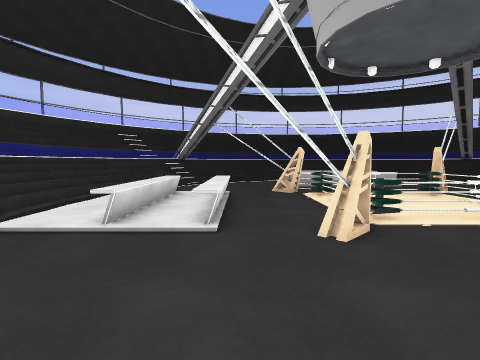
View 1 (above)

20 first-person views from a walk through a Unity game level. The camera is 1.2 m above the floor, tilts 4° down and sees 85° across. The floor is counted in squares, 1 m on a side. Each view is taken from the middle of a square. On the plan, view 1 faces up. The plan holds only what a view shows up to about 12 squares ahead; the rest is blank. The place goes on beyond the plan. The player is left out. Some surface patterns are stand-ins.

View 2
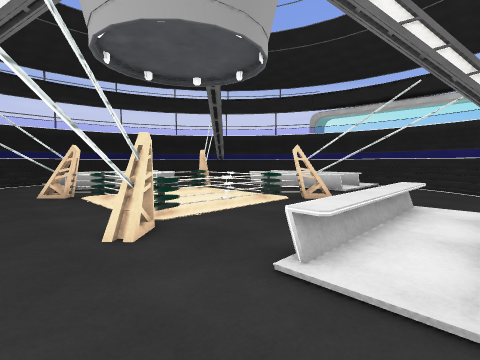

View 3
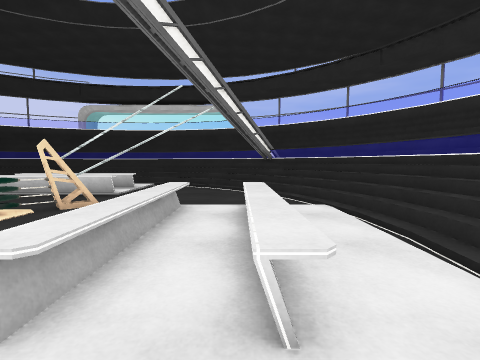

View 4
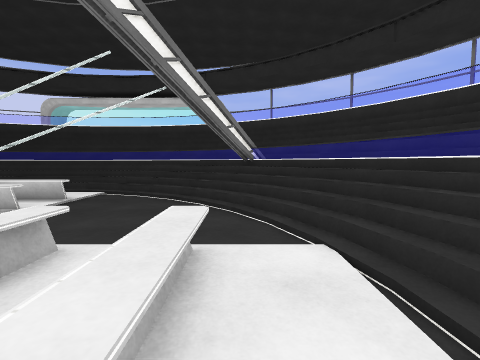

View 5
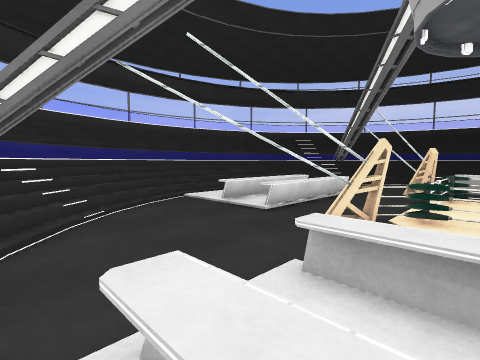

View 6
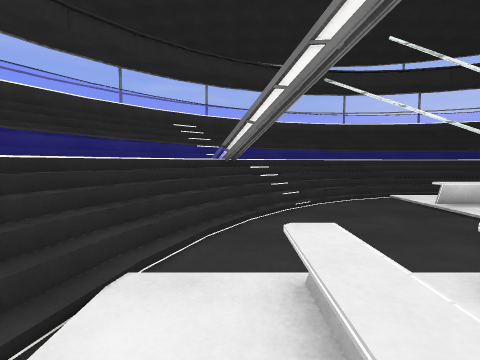

View 7
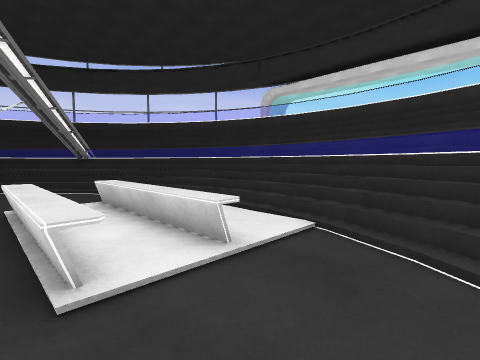

View 8
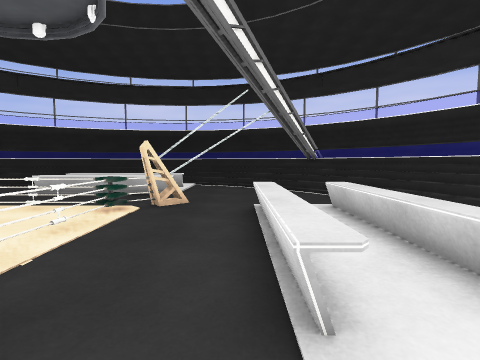

View 9
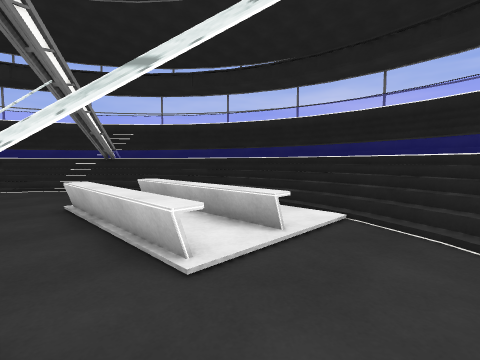

View 10
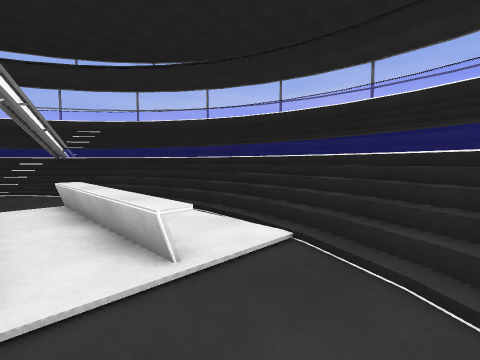

View 11
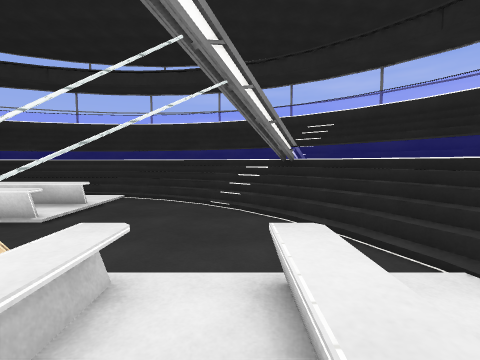

View 12
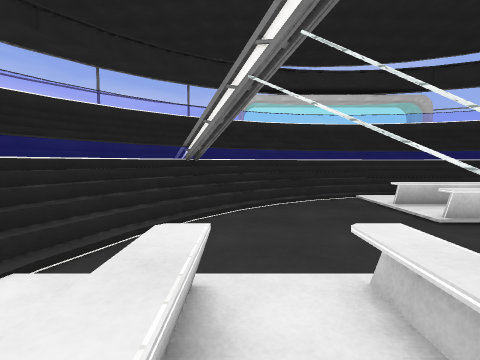

View 13
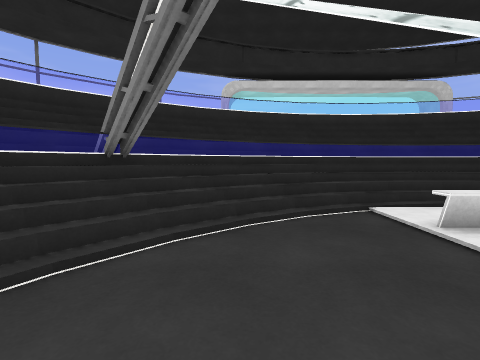

View 14
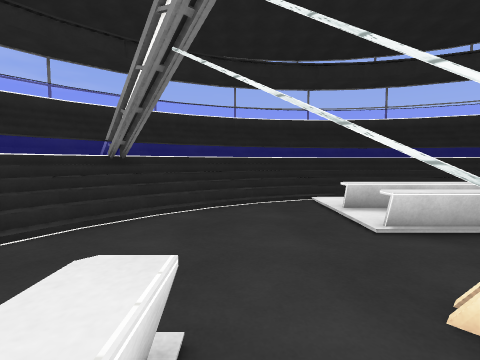

View 15
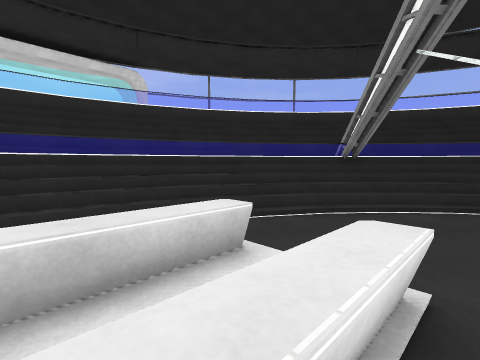

View 16
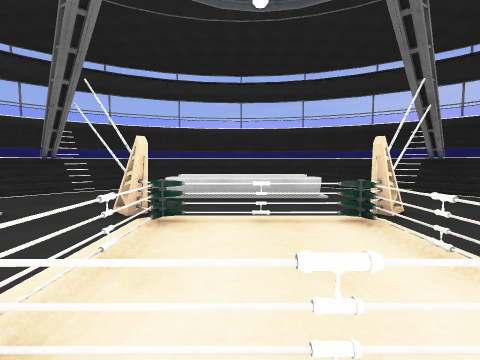

View 17
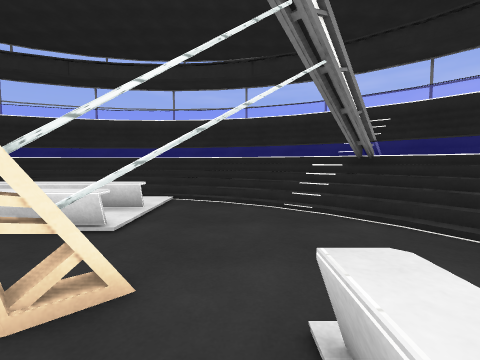

View 18
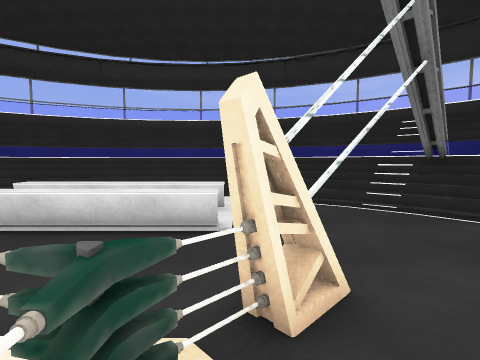

View 19
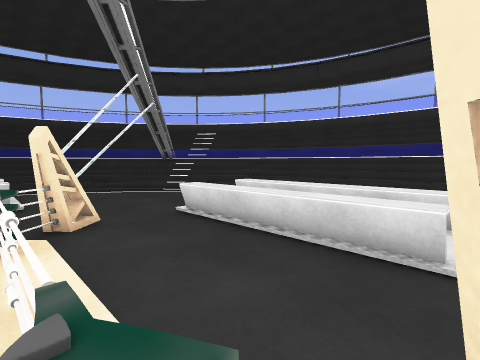

View 20
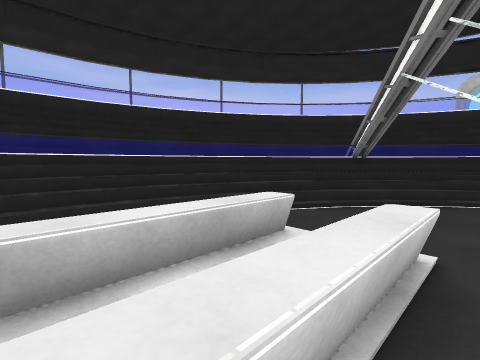

### Floor plan
Key: @ floor where view 1 was taken; # wall or solid block; . main floor; : floor 0.25 m higher than the main floor; + floor 0.5 m higher than the main floor; * floor 0.75 m higher than the main floor; % floor 1 m higher than the main floor; / step, stairs or slope; = window, fence, low wall or low ledge; ^ raised ledge; T thing the floor can be seen under or through; O other object.
Columns run from 8 left of view 1 to 18 right of it. Each row starts with its distance up from view 1.
 20   ####==#         #==###
 19   ##==    =======    =###
 18  ##=    ==##**/%%==   =###
 17 ###=  #=#/+::///+/#==  =###
 16 ##=  #=///.......///==  =##
 15 #=  ###/...^^^^^.../##=  =#
 14 =  =%//.............:/%=  #
 13 =  =//.....^^^^^.....//=  =
 12 = =#/................//#= #
 11   =//....T......TT....//=
 10   =//.....T.....T.....//==
  9  =#/..^^...TTTT=...^^..+#=
  8  =*:..^^...T...#...^^..:O=
  7  =*:..^^...T...#...^^../O=
  6  =*/..^^...====#...^^../==
  5  ==/..^^..T....#...^^../==
  4   =//....TT.....#.....//==
  3   =//............#....//=
  2 # ==//.....^^^^^.....//#= =
  1 =  =#/.....^^^^^...../==  =
  0 #  ==#:.@..^^^^^..../#==  #
 -1 #=  =##//.........//##=  =#
 -2 ##=  ===///.....///#==  =##
 -3  ##=  ==#=++///+/====  =###
 -4  ###=   ===##=##===   =###
 -5   ###=     == ==     =###
 -6    ####=#         #=####

Where each view was taken, in squares from view 1:
view 1: 0 up, 0 right, facing up
view 2: 0 up, 0 right, facing up-right
view 3: 0 up, 1 right, facing right
view 4: 1 down, 4 right, facing right
view 5: 1 down, 4 right, facing up-left
view 6: 1 down, 5 right, facing left
view 7: 2 up, 10 right, facing up-right
view 8: 3 up, 10 right, facing up
view 9: 11 up, 10 right, facing up-left
view 10: 13 up, 10 right, facing up-left
view 11: 14 up, 5 right, facing left
view 12: 14 up, 5 right, facing right
view 13: 13 up, 8 right, facing right
view 14: 6 up, 10 right, facing down
view 15: 7 up, 10 right, facing down-right
view 16: 7 up, 8 right, facing left
view 17: 12 up, 4 right, facing left
view 18: 10 up, 4 right, facing left
view 19: 10 up, 3 right, facing down-left
view 20: 12 up, 4 right, facing up-right
